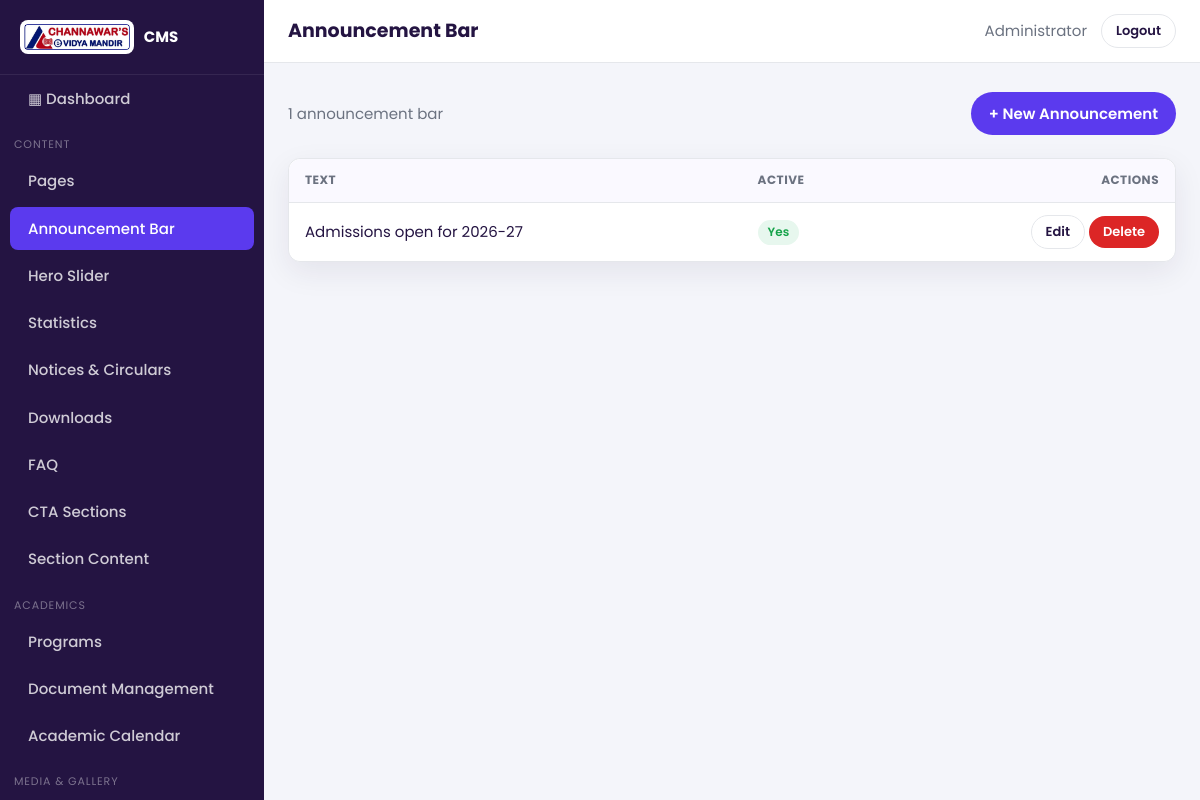
/admin/module/announcements (signed in), run on the app's committed database.
### tables this page shows
CREATE TABLE `cevm_users` (
  `id` int(10) unsigned NOT NULL AUTO_INCREMENT,
  `name` varchar(120) NOT NULL,
  `email` varchar(190) NOT NULL,
  `password` varchar(255) NOT NULL,
  `role` enum('admin','editor') NOT NULL DEFAULT 'editor',
  `avatar` varchar(255) DEFAULT NULL,
  `is_active` tinyint(1) NOT NULL DEFAULT 1,
  `reset_token` varchar(64) DEFAULT NULL,
  `reset_expires` datetime DEFAULT NULL,
  `last_login_at` datetime DEFAULT NULL,
  `created_at` datetime DEFAULT NULL,
  `updated_at` datetime DEFAULT NULL,
  `deleted_at` datetime DEFAULT NULL,
  PRIMARY KEY (`id`),
  UNIQUE KEY `uq_users_email` (`email`),
  KEY `idx_users_active` (`is_active`)
);

CREATE TABLE `cevm_announcements` (
  `id` int(10) unsigned NOT NULL AUTO_INCREMENT,
  `lead_text` varchar(255) NOT NULL,
  `strong_text` varchar(190) DEFAULT NULL,
  `link_url` varchar(190) DEFAULT NULL,
  `sort_order` int(11) NOT NULL DEFAULT 0,
  `is_active` tinyint(1) NOT NULL DEFAULT 1,
  `created_at` datetime DEFAULT NULL,
  `updated_at` datetime DEFAULT NULL,
  PRIMARY KEY (`id`),
  KEY `idx_ann_active` (`is_active`)
);

### app/Core/Controller.php (called while the page is built, shortened)
<?php
abstract class Controller
{
    protected function view(string $view, array $data = [], ?string $layout = null): void
    {
        View::output($view, $data, $layout);
    }
}

### app/Controllers/Admin/CrudController.php (called while the page is built, shortened)
<?php
final class CrudController extends Controller
{
    private array $module;
    private string $key;
    private GenericModel $model;
    public function __construct(string $key)
    {
        $modules = require APP_PATH . '/modules.php';
        $this->key = $key;
        $this->module = $modules[$key];
        $this->model = new GenericModel($this->module['table'], !empty($this->module['softDelete']));
    }
    public function index(): void
    {
        $rows = $this->model->all($this->module['orderBy'] ?? 'id DESC');
        $this->view('admin/crud/list', [
            'title' => $this->module['label'],
            'moduleKey' => $this->key,
            'module' => $this->module,
            'rows' => $rows,
        ], 'admin/layout');
    }
}

### config/config.php (called while the page is built, shortened)
<?php
require_once CONFIG_PATH . '/database.php';
spl_autoload_register(static function (string $class): void {
    $relative = str_replace('\\', '/', substr($class, 4));
    $file = APP_PATH . '/' . $relative . '.php';
});
require_once APP_PATH . '/helpers.php';

### app/Core/Database.php (called while the page is built, shortened)
<?php
final class Database
{
    private static ?Database $instance = null;
    private ?PDO $pdo = null;
    public static function instance(): self
    {
        return self::$instance ??= new self();
    }
    public function pdo(): PDO
    {
        if ($this->pdo instanceof PDO) {
            return $this->pdo;
        }
        $dsn = sprintf('mysql:host=%s;port=%s;dbname=%s;charset=%s', DB_HOST, defined('DB_PORT') ? DB_PORT : '3306', DB_NAME, DB_CHARSET);
        $options = [
            PDO::ATTR_ERRMODE            => PDO::ERRMODE_EXCEPTION,
            PDO::ATTR_DEFAULT_FETCH_MODE => PDO::FETCH_ASSOC,
            PDO::ATTR_EMULATE_PREPARES   => false,
            PDO::ATTR_TIMEOUT            => 5,
        ];
        $delaysMs = [100, 200, 400, 800, 1200];
        $attempt = 0;
        while (true) {
            try {
                $this->pdo = new PDO($dsn, DB_USER, DB_PASS, $options);
                return $this->pdo;
            } catch (PDOException $e) {
                if ($attempt >= count($delaysMs)) {
                    throw $e;
                }
                usleep($delaysMs[$attempt] * 1000);
                $attempt++;
            }
        }
    }
    public function run(string $sql, array $params = []): PDOStatement
    {
        $stmt = $this->pdo()->prepare($sql);
        $stmt->execute($params);
        return $stmt;
    }
    public function first(string $sql, array $params = []): ?array
    {
        $row = $this->run($sql, $params)->fetch();
        return $row === false ? null : $row;
    }
    public function all(string $sql, array $params = []): array
    {
        return $this->run($sql, $params)->fetchAll();
    }
}

### app/Models/GenericModel.php (called while the page is built, shortened)
<?php
final class GenericModel extends Model
{
    public function __construct(string $table, bool $softDelete = false)
    {
        $this->table = $table;
        $this->softDelete = $softDelete;
    }
}

### app/Core/Model.php (called while the page is built, shortened)
<?php
abstract class Model
{
    protected string $table;
    protected bool $softDelete = false;
    protected Database $db;
    public function __construct()
    {
        $this->db = Database::instance();
    }
    protected function t(): string
    {
        return DB_PREFIX . $this->table;
    }
    private function notDeleted(string $where = ''): string
    {
        if (!$this->softDelete) return $where;
        $clause = 'deleted_at IS NULL';
        return $where === '' ? "WHERE {$clause}" : "{$where} AND {$clause}";
    }
    public function all(string $orderBy = 'id DESC', ?int $limit = null): array
    {
        $sql = "SELECT * FROM {$this->t()} " . $this->notDeleted() . " ORDER BY {$orderBy}";
        return $this->db->all($sql);
    }
}

### app/helpers.php (called while the page is built, shortened)
<?php
if (!function_exists('e')) {
    function e($value): string
    {
        return htmlspecialchars((string) ($value ?? ''), ENT_QUOTES | ENT_SUBSTITUTE, 'UTF-8');
    }
}
if (!function_exists('admin_url')) {
    function admin_url(string $path = ''): string
    {
        return ADMIN_URL . ($path !== '' ? '/' . ltrim($path, '/') : '');
    }
}
if (!function_exists('asset')) {
    function asset(string $path): string
    {
        return BASE_URL . '/assets/' . ltrim($path, '/');
    }
}
if (!function_exists('str_excerpt')) {
    function str_excerpt(string $text, int $words = 22): string
    {
        $text = trim(strip_tags($text));
        $parts = preg_split('/\s+/', $text);
        if (count($parts) <= $words) return $text;
        return implode(' ', array_slice($parts, 0, $words)) . '…';
    }
}

### app/Models/Setting.php (called while the page is built, shortened)
<?php
final class Setting
{
    private static ?array $cache = null;
    private static function load(): array
    {
        if (self::$cache === null) {
            self::$cache = [];
            $rows = Database::instance()->all(
                'SELECT setting_key, setting_value FROM ' . DB_PREFIX . 'settings'
            );
            foreach ($rows as $r) {
                self::$cache[$r['setting_key']] = $r['setting_value'];
            }
        }
        return self::$cache;
    }
    public static function get(string $key, ?string $default = null): ?string
    {
        $all = self::load();
        return $all[$key] ?? $default;
    }
}

### app/Core/Session.php (called while the page is built, shortened)
<?php
final class Session
{
    public static function get(string $key, $default = null)
    {
        return $_SESSION[$key] ?? $default;
    }
}

### app/Core/Auth.php (called while the page is built, shortened)
<?php
final class Auth
{
    public static function user(): ?array
    {
        return Session::get(self::KEY);
    }
    public static function id(): ?int
    {
        return self::user()['id'] ?? null;
    }
    public static function refresh(): void
    {
        $user = Database::instance()->first(
            'SELECT * FROM ' . DB_PREFIX . 'users WHERE id = ? LIMIT 1', [self::id()]
        );
    }
}

### app/Views/admin/crud/list.php (the view, shortened to what this page needs)
<?php
$types = [];
foreach ($module['fields'] as $f) { $types[$f['name']] = $f['type'] ?? 'text'; }
$boolCols = ['is_active', 'is_published', 'is_featured', 'is_pinned', 'is_approved'];
?>
<div class="toolbar">
  <p class="muted"><?= count($rows) ?> <?= e(strtolower($module['label'])) ?></p>
  <a class="btn" href="<?= admin_url('module/' . $moduleKey . '/create') ?>">+ New <?= e($module['singular']) ?></a>
</div>
<div class="card" style="overflow-x:auto">
<?php if (empty($rows)): ?>
  <div class="card__body"><p class="muted">No records yet. Click “New <?= e($module['singular']) ?>” to add one.</p></div>
<?php else: ?>
  <table class="table">
    <thead>
      <tr>
        <?php foreach ($module['listColumns'] as $col => $label): ?>
          <th><?= e($label) ?></th>
        <?php endforeach; ?>
        <th style="text-align:right">Actions</th>
      </tr>
    </thead>
    <tbody>
    <?php foreach ($rows as $r): ?>
      <tr>
        <?php foreach ($module['listColumns'] as $col => $label):
          $type = $types[$col] ?? 'text';
          $val = $r[$col] ?? ''; ?>
          <td>
            <?php if (in_array($col, $boolCols, true)): ?>
              <span class="badge <?= $val ? 'on' : 'off' ?>"><?= $val ? 'Yes' : 'No' ?></span>
            <?php elseif ($type === 'image' && $val): ?>
              <img class="thumb" src="<?= e(upload_url($val)) ?>" alt="">
            <?php else: ?>
              <?= e(str_excerpt((string) $val, 10)) ?>
            <?php endif; ?>
          </td>
        <?php endforeach; ?>
        <td style="text-align:right;white-space:nowrap">
          <a class="btn sm light" href="<?= admin_url('module/' . $moduleKey . '/edit/' . $r['id']) ?>">Edit</a>
          <form method="post" action="<?= admin_url('module/' . $moduleKey . '/delete/' . $r['id']) ?>" style="display:inline" data-confirm="Delete this <?= e(strtolower($module['singular'])) ?>?">
            <button class="btn sm danger" type="submit">Delete</button>
          </form>
        </td>
      </tr>
    <?php endforeach; ?>
    </tbody>
  </table>
<?php endif; ?>
</div>

### app/Views/admin/layout.php (shortened to what this page needs)
<?php
$modules = require APP_PATH . '/modules.php';
$groups = [];
foreach ($modules as $key => $m) {
    $groups[$m['group']][$key] = $m;
}
$uri = $_SERVER['REQUEST_URI'] ?? '';
$logo = Setting::get('logo') ?: asset('images/logo.jpg');
?><!DOCTYPE html>
<html lang="en">
<head>
<link rel="stylesheet" href="<?= asset('admin/admin.css') ?>">
</head>
<body>
<div class="admin">
  <aside class="sidebar">
    <div class="sidebar__brand">
      <img src="<?= e($logo) ?>" alt="Logo">
      <span>CMS</span>
    </div>
    <a class="item <?= str_contains($uri, '/dashboard') ? 'active' : '' ?>" href="<?= admin_url('dashboard') ?>">▦ Dashboard</a>
    <?php foreach ($groups as $groupName => $mods): ?>
      <div class="nav-group"><?= e($groupName) ?></div>
      <?php foreach ($mods as $key => $m): ?>
        <a class="item <?= str_contains($uri, 'module/' . $key) ? 'active' : '' ?>" href="<?= admin_url('module/' . $key) ?>">
          <?= e($m['label']) ?>
        </a>
      <?php endforeach; ?>
    <?php endforeach; ?>
  </aside>
  <div class="main">
    <header class="topbar">
      <div style="display:flex;align-items:center;gap:12px">
        <h1><?= e($title ?? '') ?></h1>
      </div>
      <div class="right">
        <a class="muted" href="<?= admin_url('profile') ?>"><?= e(Auth::user()['name'] ?? '') ?></a>
        <a class="btn light sm" href="<?= admin_url('logout') ?>">Logout</a>
      </div>
    </header>
    <main class="content">
      <?= $content ?>
    </main>
  </div>
</div>
</body>
</html>

### assets/admin/admin.css (style rules this page uses)
:root { --p:#5b3aee;--p600:#4a2fd6;--ink:#241442;--accent:#f8bc24; --bg:#f4f5fa;--card:#fff;--line:#e5e7eb;--muted:#6b7280; --ok:#16a34a;--err:#dc2626;--radius:12px;--sb:264px; --shadow:0 10px 30px rgba(36,20,66,.08); }
* { box-sizing:border-box }
html,body { margin:0;padding:0 }
body { font-family:Poppins,system-ui,sans-serif;background:var(--bg);color:var(--ink);font-size:15px;line-height:1.55 }
a { color:var(--p);text-decoration:none }
img { max-width:100%;display:block }
.admin { display:flex;min-height:100vh }
.sidebar { width:var(--sb);background:var(--ink);color:#fff;position:fixed;inset:0 auto 0 0;display:flex;flex-direction:column;transition:transform .3s ease;z-index:50;overflow-y:auto }
.sidebar__brand { display:flex;align-items:center;gap:10px;padding:20px;border-bottom:1px solid rgba(255,255,255,.08) }
.sidebar__brand img { height:34px;width:auto;background:#fff;border-radius:8px;padding:4px }
.sidebar__brand span { font-weight:700 }
.nav-group { padding:14px 14px 4px;font-size:11px;letter-spacing:.08em;text-transform:uppercase;color:rgba(255,255,255,.4) }
.sidebar a.item { display:flex;align-items:center;gap:10px;padding:10px 18px;color:rgba(255,255,255,.78);border-radius:8px;margin:2px 10px;font-weight:500 }
.sidebar a.item.active { background:var(--p);color:#fff }
.main { flex:1;margin-left:var(--sb);min-width:0;display:flex;flex-direction:column }
.topbar { background:#fff;border-bottom:1px solid var(--line);padding:14px 24px;display:flex;align-items:center;justify-content:space-between;position:sticky;top:0;z-index:30 }
.topbar h1 { font-size:19px;margin:0 }
.topbar .right { display:flex;align-items:center;gap:14px }
.content { padding:24px;flex:1 }
.card { background:var(--card);border:1px solid var(--line);border-radius:var(--radius);box-shadow:var(--shadow) }
.btn { display:inline-flex;align-items:center;gap:8px;border:0;cursor:pointer;font:inherit;font-weight:600;padding:10px 18px;border-radius:99px;background:var(--p);color:#fff;transition:.2s }
.btn.light { background:#fff;border:1px solid var(--line);color:var(--ink) }
.btn.danger { background:var(--err) }
.btn.sm { padding:6px 14px;font-size:13px }
.table { width:100%;border-collapse:collapse;background:#fff;border-radius:var(--radius);overflow:hidden }
.table th,.table td { padding:12px 16px;text-align:left;border-bottom:1px solid var(--line);vertical-align:middle }
.table th { background:#faf9ff;font-size:12px;text-transform:uppercase;letter-spacing:.04em;color:var(--muted) }
.table tr:last-child td { border-bottom:0 }
.badge { display:inline-block;padding:3px 10px;border-radius:99px;font-size:12px;font-weight:600 }
.badge.on { background:#e7f7ee;color:var(--ok) }
.toolbar { display:flex;flex-wrap:wrap;gap:12px;align-items:center;justify-content:space-between;margin-bottom:18px }
.muted { color:var(--muted) }
.right { margin-left:auto }

### data on the page
cevm_users: name "Administrator"
cevm_announcements: lead_text "Admissions open for 2026-27", is_active "Yes"

### other printed values
$groupName "CONTENT"
$m['label'] "Pages"
$m['label'] "Announcement Bar"
$m['label'] "Hero Slider"
$m['label'] "Statistics"
$m['label'] "Notices & Circulars"
$m['label'] "Downloads"
$m['label'] "FAQ"
$m['label'] "CTA Sections"
$m['label'] "Section Content"
$groupName "ACADEMICS"
$m['label'] "Programs"
$m['label'] "Document Management"
$m['label'] "Academic Calendar"
$groupName "MEDIA & GALLERY"
